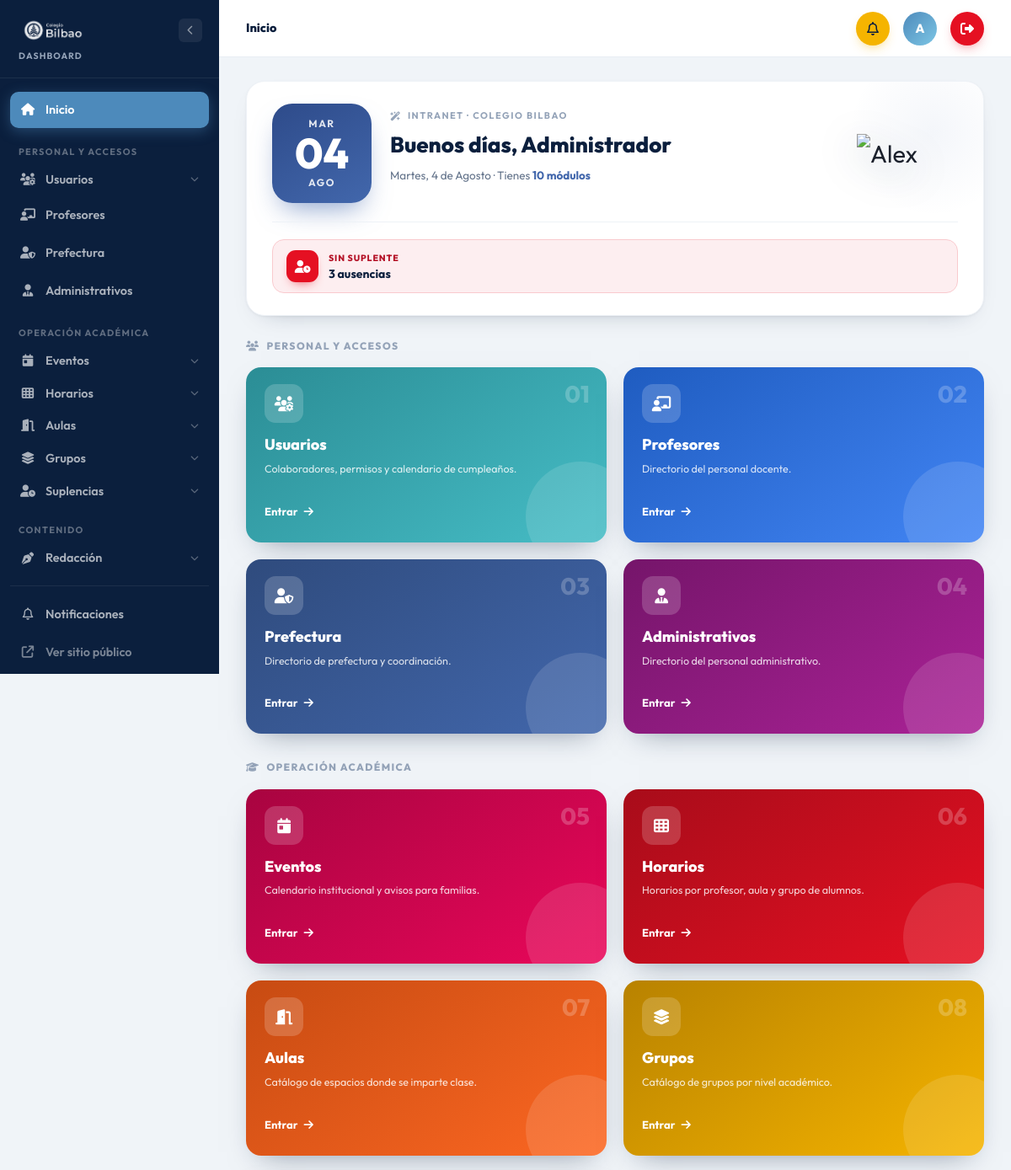
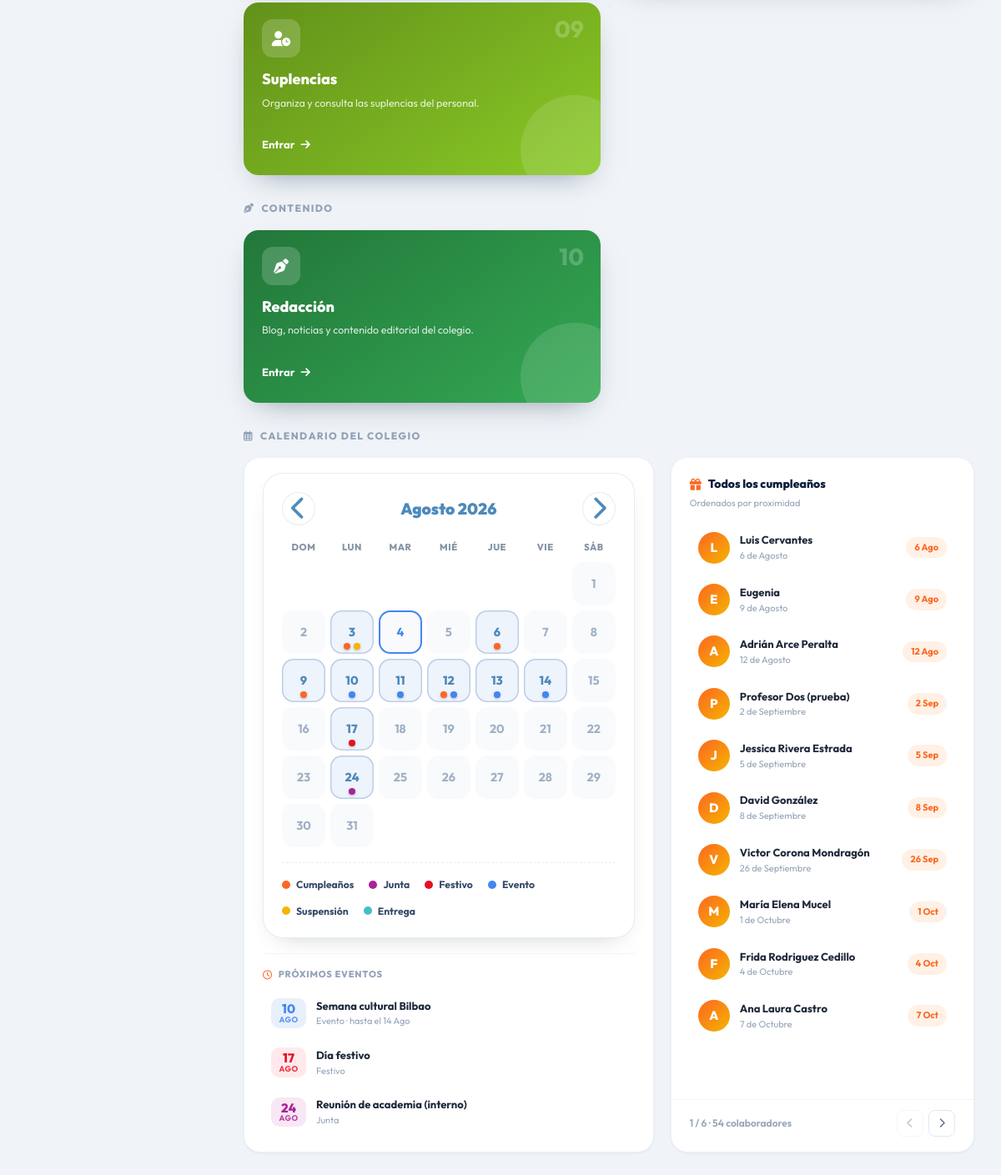
/dashboard (signed in), run on the app's committed database (2 pictures, top to bottom).
### tables this page shows
CREATE TABLE eventos (
    id          INT UNSIGNED NOT NULL AUTO_INCREMENT,
    fecha       DATE         NOT NULL,
    fecha_fin   DATE         NULL,
    tipo        ENUM('festivo','evento','junta','entrega','suspension') NOT NULL DEFAULT 'evento',
    titulo      VARCHAR(160) NOT NULL,
    descripcion TEXT         NULL,
    publico     TINYINT(1)   NOT NULL DEFAULT 1,    
    creado_en   TIMESTAMP    NOT NULL DEFAULT CURRENT_TIMESTAMP,
    PRIMARY KEY (id),
    KEY idx_fecha (fecha)
);

CREATE TABLE usuarios (
    id               INT UNSIGNED  NOT NULL AUTO_INCREMENT,
    nombre           VARCHAR(120)  NOT NULL,
    email            VARCHAR(180)  NOT NULL,
    password         VARCHAR(255)  NOT NULL,
    rol              ENUM('administrador','usuario') NOT NULL DEFAULT 'usuario',
    rol_redaccion    ENUM('revisor','editor') NULL,   
    tipo_personal    SET('profesor','prefecto','administrativo') NULL,  
    puede_suplir     TINYINT(1)    NOT NULL DEFAULT 1,  
    modulos          VARCHAR(255)  NULL,           
    fecha_nacimiento DATE          NULL,           
    avatar           VARCHAR(255)  NULL,
    ultimo_acceso    DATETIME      NULL,
    creado_en        TIMESTAMP     NOT NULL DEFAULT CURRENT_TIMESTAMP,
    PRIMARY KEY (id),
    UNIQUE KEY uq_email (email)
);

### views/blog/home.php (the view, shortened to what the rows shown need)
<?php
$now = new \DateTime();
$hour = (int)$now->format('H');
if ($hour < 12)      $saludo = 'Buenos días';
elseif ($hour < 18)  $saludo = 'Buenas tardes';
else                 $saludo = 'Buenas noches';
$nombreCompleto = $_SESSION['blog_usuario']['nombre'] ?? 'Colaborador';
$nombreCorto    = explode(' ', trim($nombreCompleto))[0];
$mesesEs = ['Ene','Feb','Mar','Abr','May','Jun','Jul','Ago','Sep','Oct','Nov','Dic'];
$mesesLg = ['Enero','Febrero','Marzo','Abril','Mayo','Junio','Julio','Agosto','Septiembre','Octubre','Noviembre','Diciembre'];
$hoyMD  = $now->format('m-d');
$todayDoy = (int)$now->format('z');
$bdaySorted = [];
foreach (($cumpleanosAll ?? []) as $c) {
    $md = str_pad((string)$c->mes, 2, '0', STR_PAD_LEFT) . '-' . str_pad((string)$c->dia, 2, '0', STR_PAD_LEFT);
    $bd  = \DateTime::createFromFormat('!Y-n-j', $now->format('Y') . "-{$c->mes}-{$c->dia}");
    $doy = $bd ? (int)$bd->format('z') : 999;
    $bdaySorted[] = [
        'nombre'  => $c->nombre ?? '—',
        'inicial' => mb_strtoupper(mb_substr($c->nombre ?? 'U', 0, 1)),
        'avatar'  => $c->avatar ?? '',
        'mes'     => (int)$c->mes,
        'dia'     => (int)$c->dia,
        'ord'     => ($doy - $todayDoy + 366) % 366,
        'hoy'     => ($md === $hoyMD),
    ];
}
usort($bdaySorted, fn($a, $b) => $a['ord'] <=> $b['ord']);
$cumpleHoy = array_filter($bdaySorted, fn($e) => $e['hoy']);
$hoyYmd = $now->format('Y-m-d');
$proxEventos = [];
foreach (($eventos ?? []) as $ev) {
    $finYmd = !empty($ev->fecha_fin) && $ev->fecha_fin >= $ev->fecha ? $ev->fecha_fin : $ev->fecha;
    if ($finYmd < $hoyYmd) continue;
    $ini = new \DateTime($ev->fecha);
    $proxEventos[] = [
        'titulo'  => $ev->titulo,
        'tipo'    => $ev->tipo,
        'ymd'     => $ev->fecha,
        'dia'     => (int)$ini->format('j'),
        'mes'     => $mesesEs[(int)$ini->format('n') - 1],
        'rango'   => $finYmd !== $ev->fecha,
        'finDia'  => $finYmd !== $ev->fecha ? (int)(new \DateTime($finYmd))->format('j') : null,
        'finMes'  => $finYmd !== $ev->fecha ? $mesesEs[(int)(new \DateTime($finYmd))->format('n') - 1] : null,
        'hoy'     => $ev->fecha <= $hoyYmd && $finYmd >= $hoyYmd,
    ];
}
usort($proxEventos, fn($a, $b) => strcmp($a['ymd'], $b['ymd']));
$verCumples  = !empty($bdaySorted);
$verCalendar = $verCumples || !empty($eventos);
$legendLabel = \Model\Evento::TIPO_LABEL;
?>
<div class="admin-layout">
    <div class="admin-main">
        <main class="admin-content">
            <?php
            $pend       = $pendientes ?? [];
            $evHoy      = array_values(array_filter($proxEventos, fn($e) => $e['hoy']));
            $cumpleHoyL = array_values($cumpleHoy);
            $hayEstado  = $cumpleHoyL || $evHoy
                          || ($pend['notificaciones'] ?? 0) || ($pend['coberturas'] ?? 0) || ($pend['sinSuplente'] ?? 0);
            ?>
            <div class="mh-hero<?= $hayEstado ? ' has-estado' : '' ?>">
                <div class="mh-hero__top">
                <div class="mh-hero__left">
                    <div>
                        <h1 class="mh-hero__title"><?= htmlspecialchars($saludo) ?>, <?= htmlspecialchars($nombreCorto) ?></h1>
                    </div>
                </div>
                </div>
            </div>
            <?php if ($verCalendar): ?>
            <div class="mh-cal-row<?= $verCumples ? '' : ' mh-cal-row--solo' ?>">
                <div class="mh-panel">
                    <div class="mh-panel__body">
                        <?php if ($proxEventos): ?>
                        <div class="mh-next">
                            <div class="mh-next__list" id="mhNextList">
                                <?php foreach ($proxEventos as $i => $e): ?>
                                <div class="mh-next__item<?= $e['hoy'] ? ' is-today' : '' ?><?= $i >= 8 ? ' is-hidden' : '' ?>" data-pager-item>
                                    <span class="mh-next__date" data-type="<?= s($e['tipo']) ?>">
                                        <strong><?= $e['dia'] ?></strong>
                                        <small><?= s($e['mes']) ?></small>
                                    </span>
                                    <div class="mh-next__body">
                                        <div class="mh-next__title"><?= s($e['titulo']) ?></div>
                                        <div class="mh-next__meta">
                                            <?= s($legendLabel[$e['tipo']] ?? $e['tipo']) ?>
                                            <?php if ($e['rango']): ?> · hasta el <?= $e['finDia'] ?> <?= s($e['finMes']) ?><?php endif; ?>
                                        </div>
                                    </div>
                                </div>
                                <?php endforeach; ?>
                            </div>
                        </div>
                        <?php endif; ?>
                    </div>
                </div>
                <?php if ($verCumples): ?>
                <div class="mh-panel">
                    <div class="mh-panel__body" style="padding-top:12px;">
                        <div class="mh-bday-list" id="mhBdayList">
                            <?php if (empty($bdaySorted)): ?>
                                <div class="mh-empty">Aún no hay fechas de nacimiento registradas.</div>
                            <?php else: foreach ($bdaySorted as $i => $c):
                                $mes = $mesesLg[$c['mes'] - 1] ?? '';
                            ?>
                            <div class="mh-bday-item<?= $c['hoy'] ? ' is-today' : '' ?><?= $i >= 10 ? ' is-hidden' : '' ?>" data-pager-item>
                                <div class="mh-bday-ava"><?php if (!empty($c['avatar'])): ?><img src="<?= htmlspecialchars($c['avatar']) ?>" alt=""><?php else: ?><?= htmlspecialchars($c['inicial']) ?><?php endif; ?></div>
                                <div>
                                    <div class="mh-bday-name"><?= htmlspecialchars($c['nombre']) ?></div>
                                    <div class="mh-bday-date"><?= $c['dia'] ?> de <?= $mes ?></div>
                                </div>
                                <span class="mh-bday-chip<?= $c['hoy'] ? ' mh-bday-chip--today' : '' ?>"><?= $c['hoy'] ? '¡Hoy!' : $c['dia'] . ' ' . $mesesEs[$c['mes'] - 1] ?></span>
                            </div>
                            <?php endforeach; endif; ?>
                        </div>
                    </div>
                </div>
                <?php endif; ?>
            </div>
            <?php endif; ?>
        </main>
    </div>
</div>

### data on the page
eventos: dia "10", mes "AGO", titulo "Semana cultural Bilbao", tipo "Evento", finDia "14", finMes "Ago"
eventos: dia "17", mes "AGO", titulo "Día festivo", tipo "Festivo"
eventos: dia "24", mes "AGO", titulo "Reunión de academia (interno)", tipo "Junta"
usuarios: inicial "L", nombre "Luis Cervantes", dia "6", mes "Agosto", mes "Ago"
usuarios: inicial "E", nombre "Eugenia", dia "9", mes "Agosto", mes "Ago"
usuarios: inicial "A", nombre "Adrián Arce Peralta", dia "12", mes "Agosto", mes "Ago"
usuarios: inicial "P", nombre "Profesor Dos (prueba)", dia "2", mes "Septiembre", mes "Sep"
usuarios: inicial "J", nombre "Jessica Rivera Estrada", dia "5", mes "Septiembre", mes "Sep"
usuarios: inicial "D", nombre "David González", dia "8", mes "Septiembre", mes "Sep"
usuarios: inicial "V", nombre "Victor Corona Mondragón", dia "26", mes "Septiembre", mes "Sep"
usuarios: inicial "M", nombre "María Elena Mucel", dia "1", mes "Octubre", mes "Oct"
usuarios: inicial "F", nombre "Frida Rodriguez Cedillo", dia "4", mes "Octubre", mes "Oct"
usuarios: inicial "A", nombre "Ana Laura Castro", dia "7", mes "Octubre", mes "Oct"

### other printed values
$_cr['label'] "Inicio"
$_g['label'] "PERSONAL Y ACCESOS"
$_m['nombre'] "Usuarios"
$_m['nombre'] "Profesores"
$_m['nombre'] "Prefectura"
$_m['nombre'] "Administrativos"
$_g['label'] "OPERACIÓN ACADÉMICA"
$_m['nombre'] "Eventos"
$_m['nombre'] "Horarios"
$_m['nombre'] "Aulas"
$_m['nombre'] "Grupos"
$_m['nombre'] "Suplencias"
$_g['label'] "CONTENIDO"
$_m['nombre'] "Redacción"
$_tbInicial "A"
